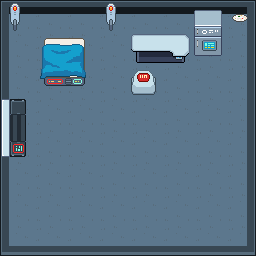

A 2D game scene composited from a Tiled map and its tileset images. What follows is a short description and the map's XML, with every tile layer's data as written:
An orthogonal 8x8 tile map with 32x32 px tiles, 4 tile layers (floor, walls, furniture1, furniture2), 2 tilesets and 13 objects (12x collision, appart_spawn).

<map version="1.8" tiledversion="1.8.6" orientation="orthogonal" renderorder="right-down" width="8" height="8" tilewidth="32" tileheight="32" infinite="0" nextlayerid="6" nextobjectid="15">
 <tileset firstgid="1" source="pixel-cyberpunk-interior.tsx" />
 <tileset firstgid="232" source="tileset_dungeon.tsx" />
 <layer id="1" name="floor" width="8" height="8">
  <data encoding="csv">
68,68,68,68,68,68,68,68,
68,68,68,68,68,68,68,68,
68,68,68,68,68,68,68,68,
68,68,68,68,68,68,68,68,
68,68,68,68,68,68,68,68,
68,68,68,68,68,68,68,68,
68,68,68,68,68,68,68,68,
68,68,68,68,68,68,68,68
</data>
 </layer>
 <layer id="2" name="walls" width="8" height="8">
  <data encoding="csv">
151,171,171,171,171,171,171,149,
131,0,0,0,0,0,0,127,
131,0,0,0,0,0,0,127,
131,0,0,0,0,0,0,127,
131,0,0,0,0,0,0,127,
131,0,0,0,0,0,0,127,
131,0,0,0,0,0,0,127,
109,87,87,87,87,87,87,107
</data>
 </layer>
 <layer id="3" name="furniture1" width="8" height="8">
  <data encoding="csv">
124,0,0,124,0,0,112,165,
0,196,197,0,118,119,133,0,
0,217,218,0,116,0,0,0,
1610612817,0,0,0,0,0,0,0,
1610612816,0,0,0,0,0,0,0,
0,0,0,0,0,0,0,0,
0,0,0,0,0,0,0,0,
0,0,68,0,0,0,0,0
</data>
 </layer>
 <layer id="4" name="furniture2" width="8" height="8">
  <data encoding="csv">
0,0,0,0,0,0,0,0,
0,198,199,0,0,0,0,0,
0,219,220,0,0,0,0,0,
0,0,0,0,0,0,0,0,
0,0,0,0,0,0,0,0,
0,0,0,0,0,0,0,0,
0,0,68,0,0,0,0,0,
0,0,87,0,0,0,0,0
</data>
 </layer>
 <objectgroup id="5" name="objects" offsetx="-1" offsety="1">
  <object id="1" type="collision" x="10" y="1" width="235" height="11" />
  <object id="3" type="collision" x="1" y="1" width="9" height="254" />
  <object id="4" type="collision" x="11" y="244" width="244" height="10" />
  <object id="5" type="collision" x="248" y="0" width="8" height="243" />
  <object id="6" type="collision" x="193" y="10" width="27" height="44" />
  <object id="7" type="collision" x="129" y="32" width="61" height="29" />
  <object id="8" type="collision" x="130" y="73" width="25" height="17" />
  <object id="9" type="collision" x="44" y="40" width="41" height="44" />
  <object id="10" type="collision" x="0" y="97" width="26" height="59" />
  <object id="11" type="collision" x="10" y="4" width="11" height="25" />
  <object id="12" type="collision" x="117" y="28" width="11" height="19" rotation="180" />
  <object id="13" name="appart_exit" type="collision" x="49" y="61" width="29" height="25" />
  <object id="14" name="appart_spawn" x="83" y="211">
   <point />
  </object>
 </objectgroup>
</map>
